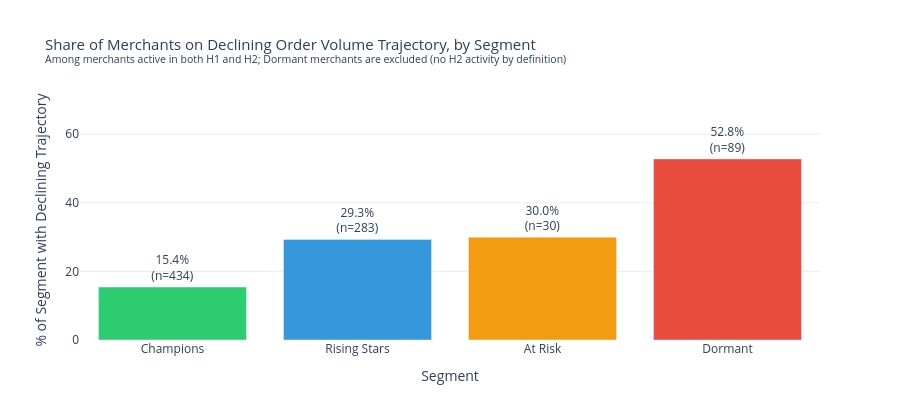

Notebook cell for this chart:
### Markdown cell above
---
## 7. Supplementary: Declining Trajectory Rate by Segment

Cross-reference segmentation with the trajectory analysis from Part 2. What share of each segment's merchants are on a declining order volume trajectory?

### Code cell
# Only merchants present in both time periods have a trajectory
traj_by_seg = (
    merchants
    .dropna(subset=['is_declining'])
    .groupby('segment')['is_declining']
    .agg(['mean', 'count'])
    .reindex(SEGMENT_ORDER)
    .reset_index()
)
traj_by_seg.columns = ['segment', 'pct_declining', 'n_with_traj']
traj_by_seg['pct_declining_pct'] = traj_by_seg['pct_declining'] * 100

fig_traj = go.Figure(
    go.Bar(
        x=traj_by_seg['segment'],
        y=traj_by_seg['pct_declining_pct'],
        marker_color=[SEGMENT_COLORS[s] for s in traj_by_seg['segment']],
        text=[f"{v:.1f}%<br>(n={n})" for v, n in zip(traj_by_seg['pct_declining_pct'], traj_by_seg['n_with_traj'])],
        textposition='outside',
        hovertemplate='%{x}<br>Declining: %{y:.1f}%<extra></extra>',
    )
)

fig_traj.update_layout(
    title=dict(
        text='Share of Merchants on Declining Order Volume Trajectory, by Segment<br>'
             '<sup>Among merchants active in both H1 and H2; Dormant merchants are excluded (no H2 activity by definition)</sup>',
        font_size=15
    ),
    xaxis_title='Segment',
    yaxis_title='% of Segment with Declining Trajectory',
    yaxis_range=[0, 70],
    plot_bgcolor='white', paper_bgcolor='white',
    xaxis=dict(showgrid=False),
    yaxis=dict(gridcolor='#eee'),
    height=420, margin=dict(t=100)
)

fig_traj.show()
print('Declining trajectory rates by segment:')
for _, row in traj_by_seg.iterrows():
    print(f"  {row['segment']:15s}: {row['pct_declining_pct']:.1f}% declining (n={row['n_with_traj']} with trajectory data)")

print("\nTakeaway: Over half of Dormant merchants with trajectory data were already declining before "
      "going inactive — they were at-risk sellers who were never caught in time.")

### Figure 1 — Plotly figure (JSON) as saved in the notebook; plotly's stock layout.template omitted (floating-point values rounded to 4 significant figures)
{"data": [{"hovertemplate": "%{x}<br>Declining: %{y:.1f}%<extra></extra>", "marker": {"color": ["#2ecc71", "#3498db", "#f39c12", "#e74c3c"]}, "text": ["15.4%<br>(n=434)", "29.3%<br>(n=283)", "30.0%<br>(n=30)", "52.8%<br>(n=89)"], "textposition": "outside", "type": "bar", "x": ["Champions", "Rising Stars", "At Risk", "Dormant"], "y": [15.44, 29.33, 30.0, 52.81]}], "layout": {"height": 420, "margin": {"t": 100}, "paper_bgcolor": "white", "plot_bgcolor": "white", "title": {"font": {"size": 15}, "text": "Share of Merchants on Declining Order Volume Trajectory, by Segment<br><sup>Among merchants active in both H1 and H2; Dormant merchants are excluded (no H2 activity by definition)</sup>"}, "xaxis": {"showgrid": false, "title": {"text": "Segment"}}, "yaxis": {"gridcolor": "#eee", "range": [0, 70], "title": {"text": "% of Segment with Declining Trajectory"}}}}
